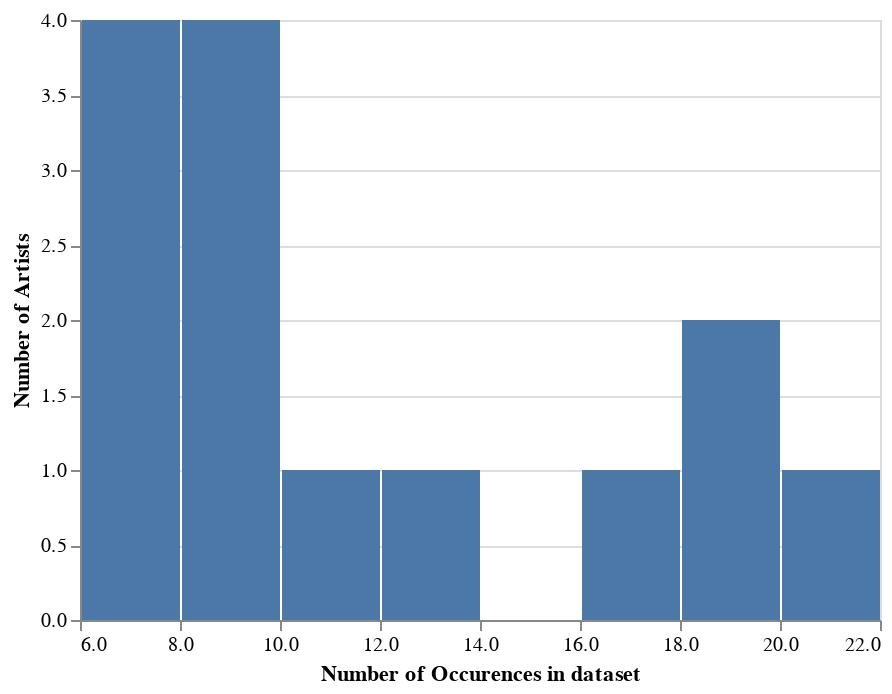

Here is the notebook cell this chart was saved with:
### Code cell
artist_count_df2 = pd.DataFrame({
    "name": new_artist_value_counts.index,
    "occurences": new_artist_value_counts.values
})

alt.Chart(artist_count_df2).mark_bar().encode(
    x=alt.X("occurences", bin=True, title="Number of Occurences in dataset"),
    y=alt.Y("distinct(name)", title="Number of Artists"),
    tooltip=[alt.Tooltip("distinct(name)", title="Count")]
).interactive()

### Figure 1 — Vega-Lite specification as saved in the notebook (floating-point values rounded to 4 significant figures)
{"config": {"view": {"continuousWidth": 400, "continuousHeight": 300}}, "data": {"name": "data-67e1c3590ffb80aaa7e827da263a2f4d"}, "mark": "bar", "encoding": {"tooltip": [{"aggregate": "distinct", "field": "name", "title": "Count", "type": "nominal"}], "x": {"bin": true, "field": "occurences", "title": "Number of Occurences in dataset", "type": "quantitative"}, "y": {"aggregate": "distinct", "field": "name", "title": "Number of Artists", "type": "nominal"}}, "selection": {"selector002": {"type": "interval", "bind": "scales", "encodings": ["x", "y"]}}, "$schema": "https://vega.github.io/schema/vega-lite/v4.17.0.json", "datasets": {"data-67e1c3590ffb80aaa7e827da263a2f4d": [{"name": "The Weeknd", "occurences": 22}, {"name": "Bad Bunny", "occurences": 19}, {"name": "SZA", "occurences": 19}, {"name": "Harry Styles", "occurences": 17}, {"name": "Kendrick Lamar", "occurences": 12}, {"name": "Morgan Wallen", "occurences": 11}, {"name": "Ed Sheeran", "occurences": 9}, {"name": "BTS", "occurences": 8}, {"name": "Feid", "occurences": 8}, {"name": "Drake, 21 Savage", "occurences": 8}, {"name": "Labrinth", "occurences": 7}, {"name": "Olivia Rodrigo", "occurences": 7}, {"name": "Doja Cat", "occurences": 6}, {"name": "NewJeans", "occurences": 6}]}}
